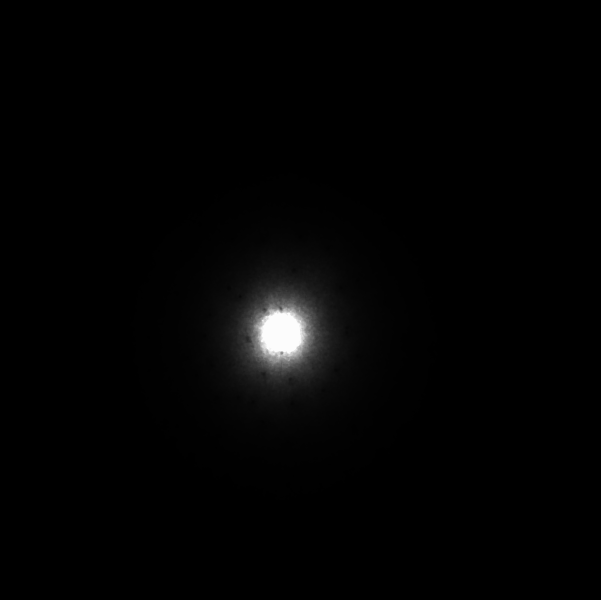
#> input picture Chapter3/data/Conventional_Image_633nm/02_01_1.png, 1201 x 1200 px (shown at 1/2 size); its folder holds only this picture in this run
$ jupyter execute --allow-errors Chapter03.ipynb
#> lines starting #> are read from the running program, lines starting #| are printed output that depends on the picture; after the words box and inside, x2 and y2 are one past the last pixel; in counts of white or black regions, pixels touching at a corner belong together
#> further down, img_before is the input picture: shape (1200, 1201) uint16; min 0, max 64719, mean 893.4
#> `thresh_before, img_before_binary = cv2.threshold(img_before_smooth, 0,..`:
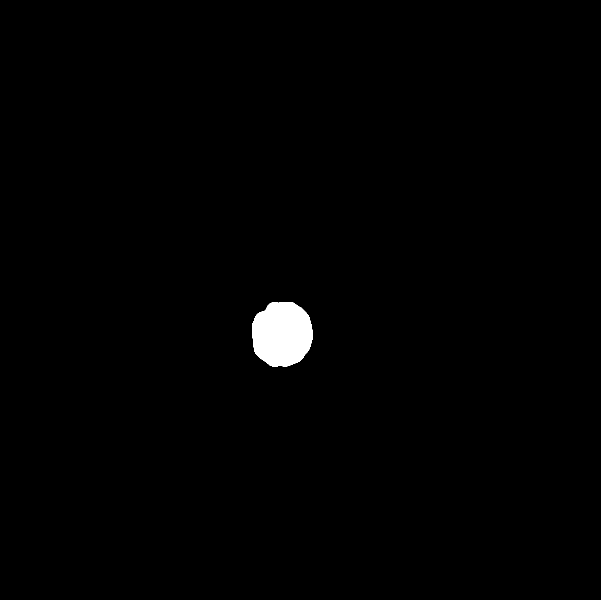
#> img_before_binary: shape (1200, 1201) uint16 (shown at 1/2 size); values 0 (black) and 64719 (white), 0.88% white; 1 white region, box (x1, y1, x2, y2) and area: (504, 604, 626, 733) 12647
#> `thresh_before, img_before_binary = cv2.threshold(img_before_smooth, 0,..`: thresh_before = 24393
#> `area_before = len(mask_del_before[mask_del_before>0])`: area_before = 7880
## 計測誤差の実験

[cell 1]
import os
import time
import warnings
warnings.simplefilter('ignore')
from tqdm import tqdm

import numpy as np
import pandas as pd
import matplotlib.pyplot as plt
import seaborn as sns
from scipy.optimize import curve_fit, minimize_scalar
from scipy import signal
from sklearn.metrics import r2_score, mean_squared_error
import cv2

from myfunc import delete_distance, AVE_SD_CV, plot_profile

#> (a cell that did not finish here is left out)

#> (a cell that did not finish here is left out)

## プロファイル強度比較

#> (a cell that did not finish here is left out)

## プロファイルの形状比較

#> (a cell that did not finish here is left out)

## 後方散乱画像の比較

### 散乱面積の比較

[cell 6]
area_after_list = []
area_before_list  =[]
area_ratio_list = []

#> (the rest of this cell did not finish here and is left out)

### 後方散乱画像の比較

[cell 7]
#　画像の読み込み
img_before = cv2.imread('./../data/Conventional_Image_633nm/02_02_4.png',-1)
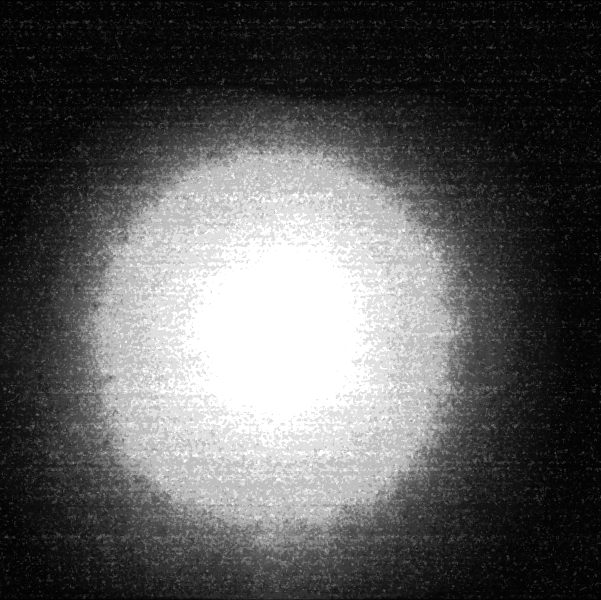
#> input picture Chapter3/data/LaserScattering_Image_633nm/02_02_4.png, 1201 x 1200 px, found by its file name (shown at 1/2 size)
#> img_before is the input picture: shape (1200, 1201) uint16; min 151, max 65535, mean 23569.1
img_after  = cv2.imread('./../data/LaserScattering_Image_633nm//02_02_4.png',-1)

#　平滑化
img_before_smooth = cv2.GaussianBlur(img_before,(15,15),5)
img_after_smooth = cv2.GaussianBlur(img_after,(15,15),5)

# 2値化
thresh_before, img_before_binary = cv2.threshold(img_before_smooth, 0, img_before_smooth.max(), cv2.THRESH_OTSU)
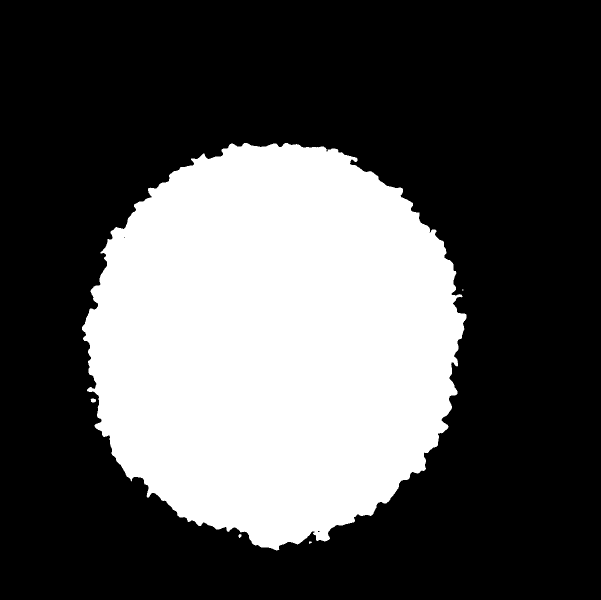
#> img_before_binary: shape (1200, 1201) uint16 (shown at 1/2 size); values 0 (black) and 65535 (white), 32.6% white; 5 white regions (1 under 20 px), largest, box (x1, y1, x2, y2) and area: (164, 286, 933, 1101) 469577, (181, 797, 192, 805) 69, (477, 1068, 483, 1076) 35, (618, 1083, 624, 1088) 20
#> thresh_before = 31525
thresh_after, img_after_binary = cv2.threshold(img_after_smooth, 0, img_after_smooth.max(), cv2.THRESH_OTSU)
#> thresh_after = 31525

# mask処理
mask_before = np.where(img_before_smooth<thresh_before, 0, img_before_smooth)
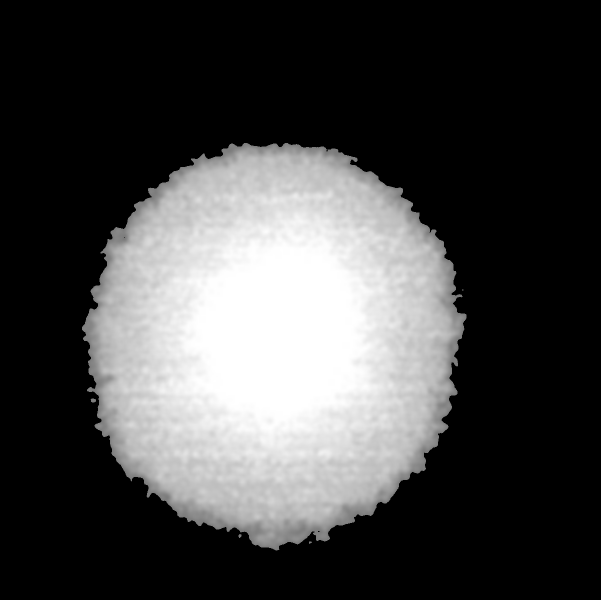
#> mask_before: shape (1200, 1201) uint16 (shown at 1/2 size); min 0, max 65535, mean 17720.5; drawn with min black and max white
mask_after = np.where(img_after_smooth<thresh_after, 0, img_after_smooth)

# 飽和散乱光の除去
mask_del_before = np.where(mask_before==img_before_smooth.max(), 0, mask_before) # 飽和している場所は0にする処理（ROIから除去）
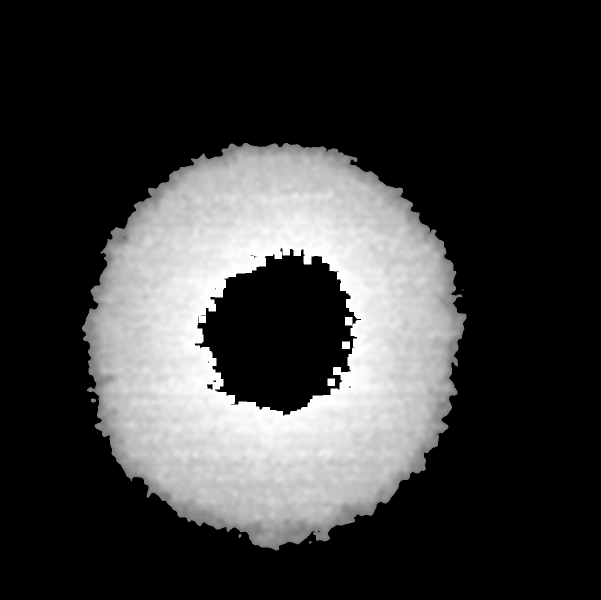
#> mask_del_before: shape (1200, 1201) uint16 (shown at 1/2 size); min 0, max 65525, mean 14461.6; drawn with min black and max white
mask_del_after  = np.where(mask_after==img_after_smooth.max(),0, mask_after) # 飽和している場所は0にする処理（ROIから除去）

# 画像の比較
# 画像間の間を設定
height = mask_del_after.shape[0]
#> height = 1200
blank = np.zeros((height, 40), np.uint16)
blank += 2**16-1 #0配列は黒なので全要素を2^16にする

fig = plt.figure(figsize=(15,5))
temp = cv2.hconcat([mask_del_before,blank])
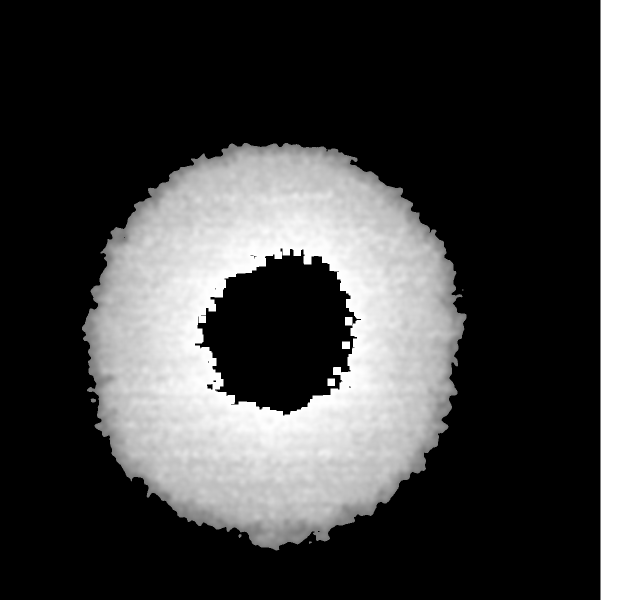
#> temp: shape (1200, 1241) uint16 (shown at 1/2 size); min 0, max 65535, mean 16107.8; drawn with min black and max white
all_im = cv2.hconcat([temp,mask_del_after])
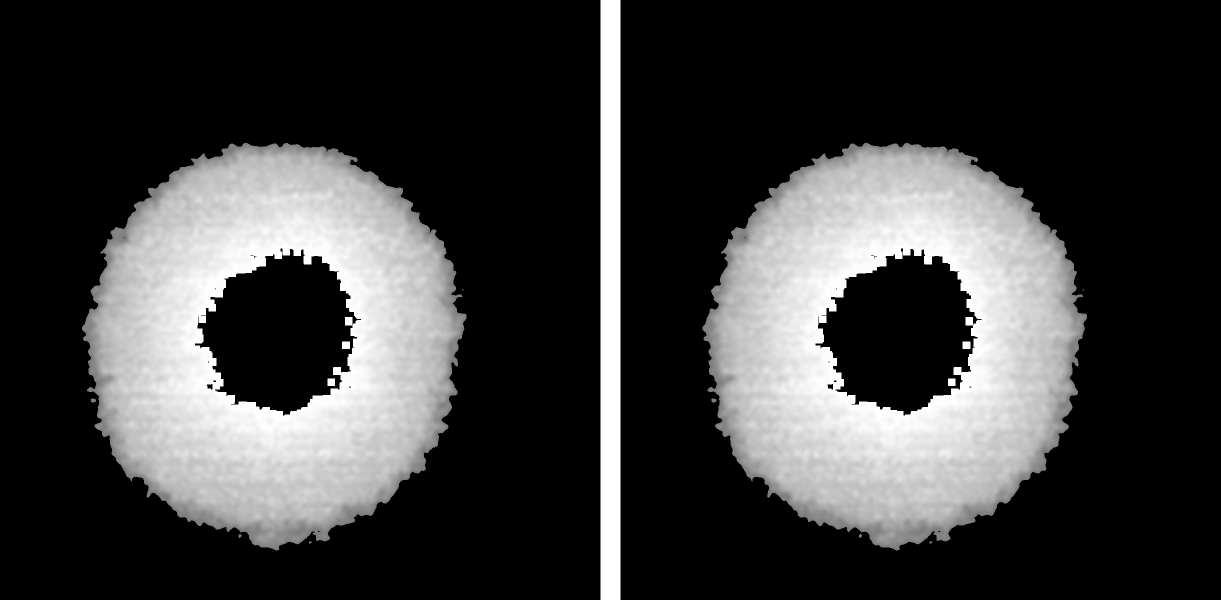
#> all_im: shape (1200, 2442) uint16 (shown at 1/2 size); min 0, max 65535, mean 15298.2; drawn with min black and max white

plt.imshow(all_im,cmap='gray')

cv2.imwrite('./../output/図11_両手法の代表的後方散乱画像の比較_規格化後.png',all_im)
#> Out = True

### 後方散乱画像のヒストグラムを比較

[cell 8]
fig = plt.figure(figsize=(12,6))

# 従来法
plt.subplot(121)
sns.distplot(img_before_smooth.flatten(),bins=30)
plt.title('従来法（10 msec）',fontsize=16)
plt.xlim(0,2**16-1)
plt.xticks(fontsize=14)
plt.yticks(fontsize=14)

# レーザー散乱
plt.subplot(122)
sns.distplot(img_after_smooth.flatten(),bins=30)
plt.title('本手法（レーザー散乱）',fontsize=16)
plt.xlim(0,2**16-1)
plt.xticks(fontsize=14)
plt.yticks(fontsize=14)

plt.tight_layout()
fig.savefig('./../output/図12_比較_ヒストグラム.png',dpi=400)
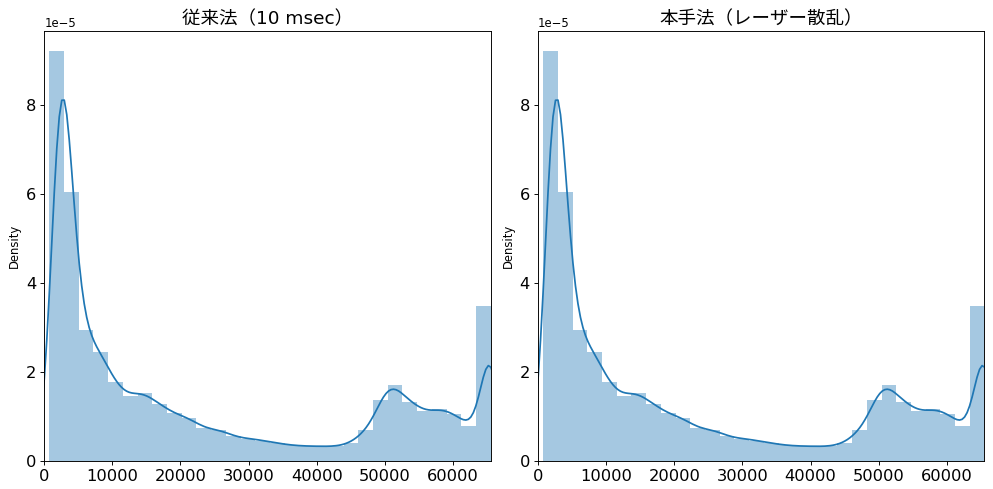
#> figure drawn by matplotlib, 2 panels; panel 1: tallest bar 9.2e-05 high, from x = 751 to 2910.5; panel 1: curve peaks at x = 2941.3, y = 8.1e-05; panel 2: tallest bar 9.2e-05 high, from x = 751 to 2910.5; panel 2: curve peaks at x = 2941.3, y = 8.1e-05
